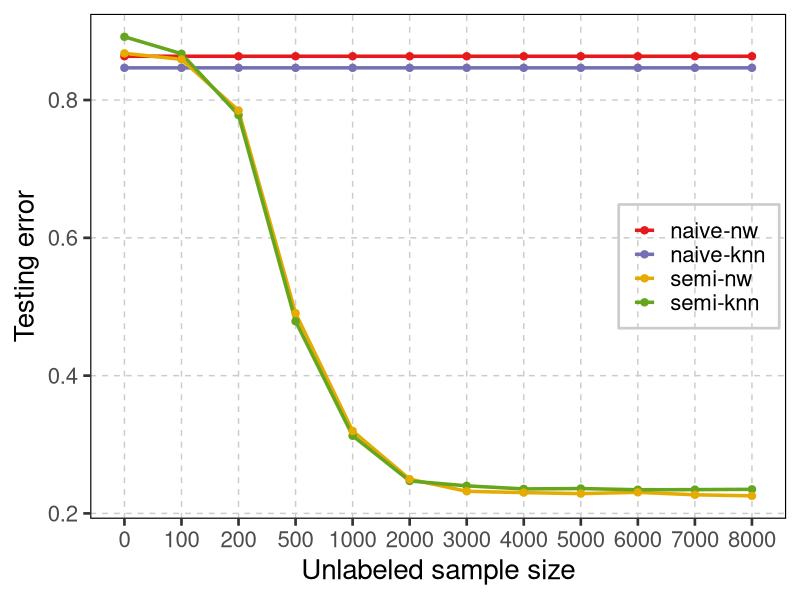
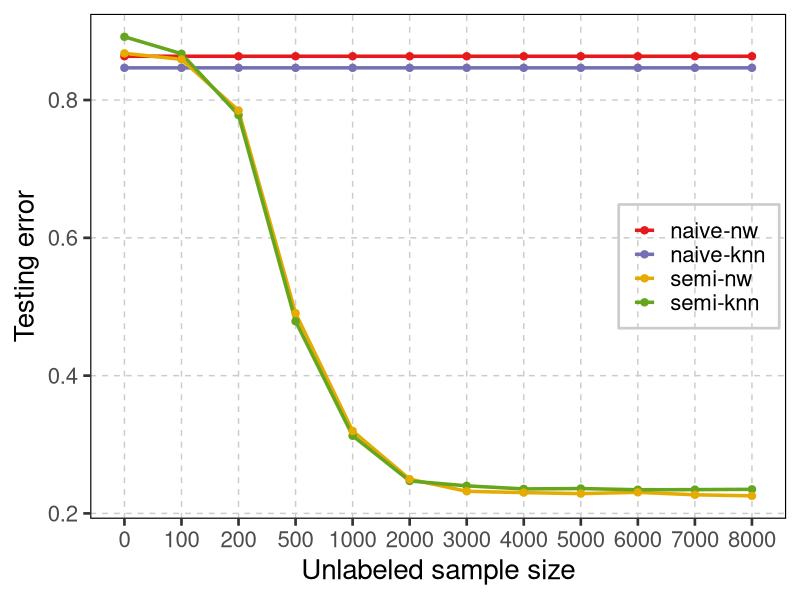

R code for these plots, in order:
######################################################################
# This code plots line charts of AMSE results for different methods under various experimental settings.  
# It is used to visualize and compare the performance of oracle-nw, oracle-knn, naive-nw, naive-knn, 
# semi-nw, and semi-knn across scenarios. 
#
# - export figures for inclusion in the main paper / supplementary material. 
###########################################################################

# Load the required library
library(ggplot2)

# Create the data matrix 
data <- as.matrix(read.csv('spd-200-8000-1000-Swiss2-setting2-snr_4_logcholesky.csv'))
data_matrix <- data.frame(
  Method = rep(c("naive-knn", "naive-nw", "semi-knn", "semi-nw"), each = 12),
  Samples = rep(c(0, 100, 200, 500, 1000, 2000, 3000, 4000, 5000, 6000, 7000, 8000), times = 4),
  Testing_Error = c(data[,2:5])
)

data_matrix$Method <- factor(data_matrix$Method, levels = c(
  "naive-nw", "naive-knn", 
  "semi-nw", "semi-knn"
))

# plot
plot <- ggplot(data_matrix, aes(x = factor(Samples), y = Testing_Error, color = Method, group = Method)) +
  #geom_ribbon(aes(ymin = CI_lower, ymax = CI_upper, fill = Method), alpha = 0.3, color = NA, show.legend = FALSE) +   #confidence band
  geom_line(size = 1.2) +  
  geom_point(size = 2.2) +  
  #geom_text(aes(label = round(Testing_Error, 3)), vjust = -0.8, size = 3, show.legend = FALSE) +     #numerical annotation
  scale_color_manual(values = c("naive-knn" = "#7570b3", "naive-nw" = "#e41a1c",
                                "semi-knn" = "#66a61e", "semi-nw"= "#e6ab02"))+ 
  theme_bw(base_size = 20) +
  labs(x = "Unlabeled sample size", y = "Testing error") +
  #coord_cartesian(ylim = c(0.7, 1.1))+
  theme(
    panel.background = element_rect(fill = "white", color = NA),
    panel.grid.major = element_line(color = "grey80", size = 0.5, linetype = "dashed"),
    panel.grid.minor = element_blank(),
    plot.background = element_rect(fill = "white", color = NA),
    panel.border = element_rect(color = "black", fill = NA, size = 0.8),
    legend.position = c(0.99, 0.5),
    legend.justification = c("right", "center"),
    legend.background = element_rect(fill = NA, color = "grey80"),
    legend.key = element_rect(fill = NA)
  )+
  guides(color = guide_legend(title = NULL), fill = guide_legend(title = NULL))

print(plot)

ggsave(plot, file='spd-200-8000-1000-Swiss2-setting2-snr_4_logcholesky.pdf', width=9, height=6)
